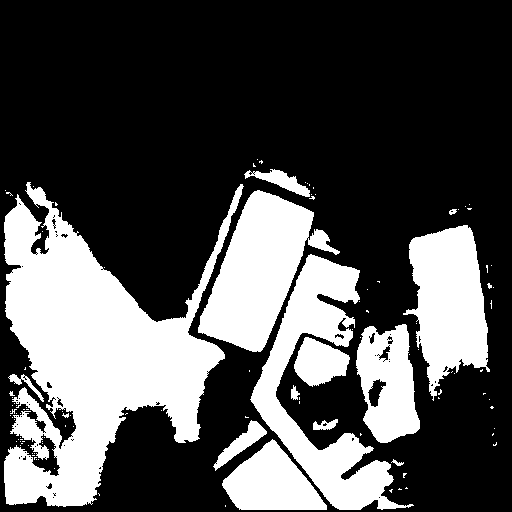
#> input picture predicted_mask.png, 512 x 512 px
$ jupyter execute Rooftop_Area.ipynb
#> lines starting #> are read from the running program, lines starting #| are printed output that depends on the picture; after the words box and inside, x2 and y2 are one past the last pixel; in counts of white or black regions, pixels touching at a corner belong together
[cell 1]
import cv2
import numpy as np
import matplotlib.pyplot as plt

# Load the image
image_path = 'predicted_mask.png'
image = cv2.imread(image_path, cv2.IMREAD_GRAYSCALE)
#> image: shape (512, 512); 31.5% white; 112 white regions (97 under 20 px)

# Threshold the image to binary
_, binary_image = cv2.threshold(image, 127, 255, cv2.THRESH_BINARY)

# Finding contours in the binary image
contours, _ = cv2.findContours(binary_image, cv2.RETR_EXTERNAL, cv2.CHAIN_APPROX_SIMPLE)
#> contours = 112 contours, 98 with area under 20; largest, box (x1, y1, x2, y2) and area: (4, 182, 244, 507) 35200, (250, 254, 414, 510) 11587, (198, 190, 340, 352) 10900, (403, 225, 490, 401) 9132, (356, 324, 420, 443) 5394

# Visualize all contours
contour_image = cv2.cvtColor(binary_image, cv2.COLOR_GRAY2BGR)
#> contour_image is the input picture: shape (512, 512, 3); 31.5% white; 112 white regions (97 under 20 px), largest, box (x1, y1, x2, y2) and area: (4, 182, 244, 507) 36109, (250, 254, 414, 510) 12051, (198, 190, 340, 352) 11151
cv2.drawContours(contour_image, contours, -1, (0, 255, 0), 2)  # Draw all contours
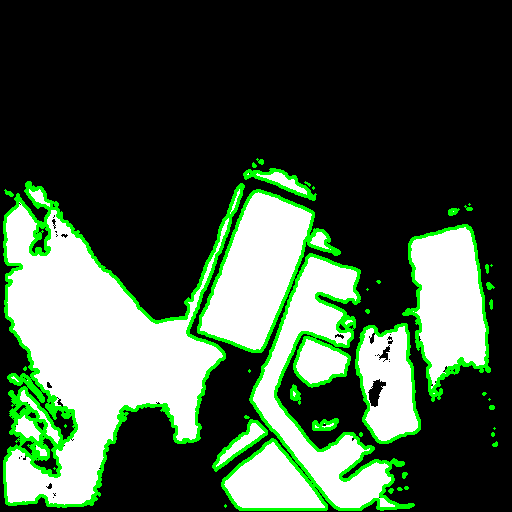
#> contour_image: shape (512, 512, 3); 7.86% of pixels changed, all inside (x1, y1, x2, y2) = (3, 158, 498, 511)

plt.imshow(cv2.cvtColor(contour_image, cv2.COLOR_BGR2RGB))  # Convert BGR to RGB for matplotlib
plt.title('All Building Contours')
plt.axis('off')
plt.show()

# Calculate the total area of all contours in pixels
total_area_pixels = sum(cv2.contourArea(contour) for contour in contours)
#> total_area_pixels = 80152

# Convert area in pixels to real-world area (in square meters)
GSD = 0.25  # Ground Sampling Distance in meters/pixel
total_area_m2 = total_area_pixels * (GSD ** 2)
#> total_area_m2 = 5009.5

print(f"Total building area in pixels: {total_area_pixels}")
#| Total building area in pixels: 80152.0
print(f"Total building area in square meters: {total_area_m2:.2f} m²")
#| Total building area in square meters: 5009.50 m²

# Calculating how many standard solar panels (1.7m x 1m) can fit in the area
panel_width = 1.7  # Panel width in meters
panel_height = 1.0  # Panel height in meters
panel_area_m2 = panel_width * panel_height  # Standard solar panel size in square meters
num_panels = int(total_area_m2 // panel_area_m2)  # Integer number of panels
#> num_panels = 2946

print(f"Number of solar panels that can fit: {num_panels}")
#| Number of solar panels that can fit: 2946

# Estimating solar energy potential
# Assuming average solar irradiance (in kWh/m²/day) and panel efficiency
solar_irradiance = 5  # Average solar irradiance in kWh/m²/day (replace with your value)
panel_efficiency = 0.18  # Solar panel efficiency (18%)

# Calculate energy generation for each panel (per day)
energy_per_panel = panel_area_m2 * solar_irradiance * panel_efficiency

# Total energy generation (in kWh/day)
total_energy = energy_per_panel * num_panels
#> total_energy = 4507.4

print(f"Estimated total daily solar energy generation: {total_energy:.2f} kWh/day")
#| Estimated total daily solar energy generation: 4507.38 kWh/day
